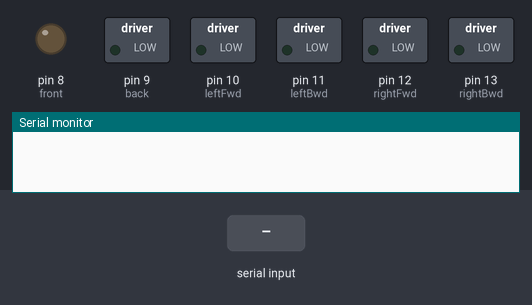
A sketch run on a simulated Arduino Uno, built with avr-gcc and run on an emulated ATmega328P. Parts: switched loads named in the sketch (green lamp = pin HIGH), output pins drawn as LEDs (lit = HIGH), the last lines printed to the serial monitor. Inputs (shaded band) come from the test bench.

Above: at 1.2 s.
1.3 s: "F" received over Serial
At 2.1 s:
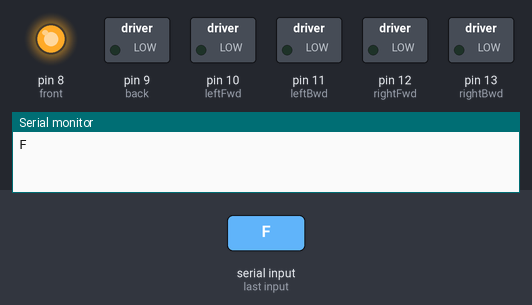
2.8 s: "B" received over Serial
At 3.2 s:
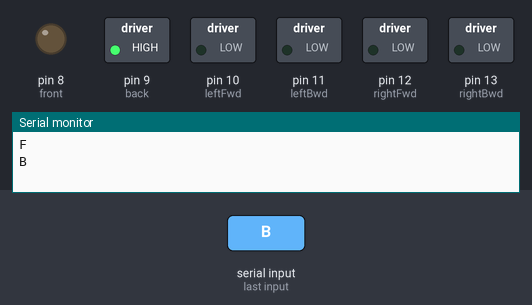
4.3 s: "I" received over Serial
At 5.5 s:
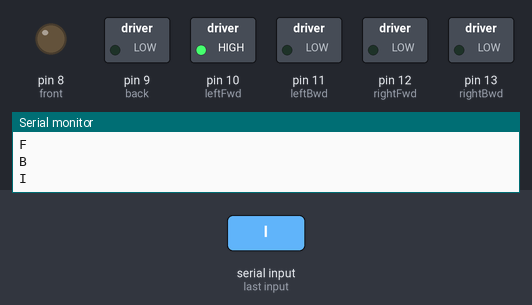
5.8 s: "J" received over Serial
At 6.7 s:
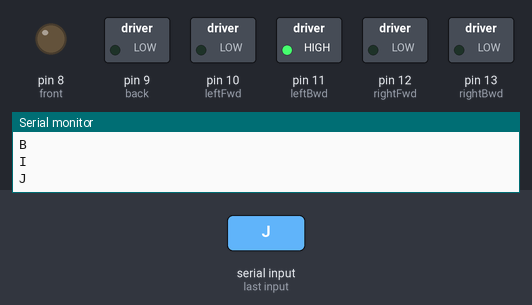
7.3 s: "G" received over Serial
At 7.8 s:
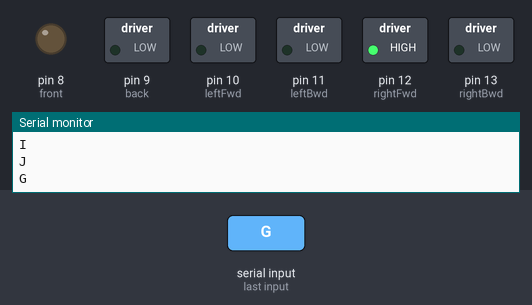
8.8 s: "H" received over Serial
At 10.2 s:
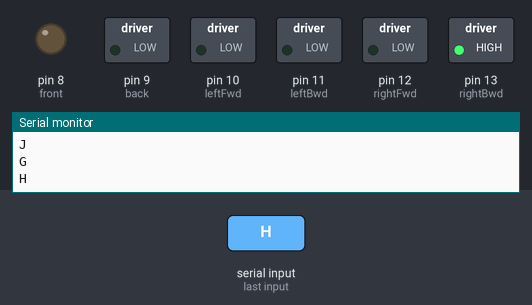
Timing chart, 0 to 11.3 s (numbered marks = the images above; inputs shaded):
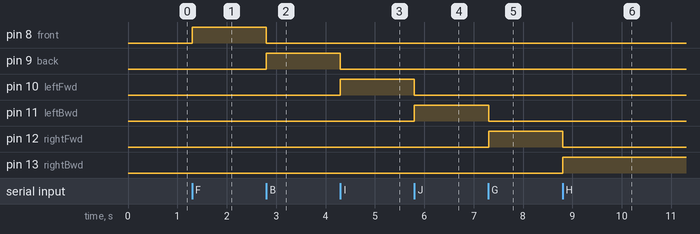

Measured:
- after the input at 1.3 s, pin 8 (front): LOW → HIGH at once
- after the input at 2.8 s, pin 8 (front): HIGH → LOW at once; pin 9 (back): LOW → HIGH at once
- after the input at 4.3 s, pin 9 (back): HIGH → LOW at once; pin 10 (leftFwd): LOW → HIGH at once
- after the input at 5.8 s, pin 10 (leftFwd): HIGH → LOW at once; pin 11 (leftBwd): LOW → HIGH at once
- after the input at 7.3 s, pin 11 (leftBwd): HIGH → LOW at once; pin 12 (rightFwd): LOW → HIGH at once
- after the input at 8.8 s, pin 12 (rightFwd): HIGH → LOW at once; pin 13 (rightBwd): LOW → HIGH at once

The sketch:

test.ino
```cpp
char val;

int leftFwd = 10;
int leftBwd = 11;
int rightFwd = 12;
int rightBwd = 13;
int front = 8;
int back = 9;
void setup() {
  // put your setup code here, to run once:
    Serial.begin(9600);
    //fixtures for motor driver
    pinMode(leftFwd, OUTPUT);
    pinMode(leftBwd, OUTPUT);
    pinMode(rightFwd, OUTPUT);
    pinMode(rightBwd, OUTPUT);
    pinMode(front, OUTPUT);
    pinMode(back, OUTPUT);
}

void loop() {
  // put your main code here, to run repeatedly:
    while (Serial.available() > 0)
    {
      val =Serial.read();
      Serial.println(val);
    }

    if (val == 'F') //Forward
    {
      //Serial.println(" Fwd");
      digitalWrite(front, HIGH);
      digitalWrite(back, LOW);
      digitalWrite(leftFwd, LOW);
      digitalWrite(leftBwd, LOW);
      digitalWrite(rightFwd, LOW);
      digitalWrite(rightBwd, LOW);
    }

    else if (val == 'B') //Backward
    {
      //Serial.println(" bwd");
      digitalWrite(front, LOW);
      digitalWrite(back, HIGH);
      digitalWrite(leftFwd, LOW);
      digitalWrite(leftBwd, LOW);
      digitalWrite(rightFwd, LOW);
      digitalWrite(rightBwd, LOW);
    }

     else if (val == 'I') //Forward Right
    {
      digitalWrite(front, LOW);
      digitalWrite(back, LOW);
      digitalWrite(leftFwd, HIGH);
      digitalWrite(leftBwd, LOW);
      digitalWrite(rightFwd, LOW);
      digitalWrite(rightBwd, LOW);
    }

    else if (val == 'J') //Backward Right
    {
      digitalWrite(front, LOW);
      digitalWrite(back, LOW);
      digitalWrite(leftFwd, LOW);
      digitalWrite(leftBwd, HIGH);
      digitalWrite(rightFwd, LOW);
      digitalWrite(rightBwd, LOW);
    }

    else if (val == 'G') //Forward Left
    {
      digitalWrite(front, LOW);
      digitalWrite(back, LOW);
      digitalWrite(leftFwd, LOW);
      digitalWrite(leftBwd, LOW);
      digitalWrite(rightFwd, HIGH);
      digitalWrite(rightBwd, LOW);
    }

    else if (val == 'H') //Backward Left
    {
      digitalWrite(front, LOW);
      digitalWrite(back, LOW);
      digitalWrite(leftFwd, LOW);
      digitalWrite(leftBwd, LOW);
      digitalWrite(rightFwd, LOW);
      digitalWrite(rightBwd, HIGH);
    }

    else if (val == 'L') //Left
    {
      digitalWrite(front, LOW);
      digitalWrite(back, LOW);
      digitalWrite(leftFwd, LOW);
      digitalWrite(leftBwd, LOW);
      digitalWrite(rightFwd, HIGH);
      digitalWrite(rightBwd, LOW);
    }

    else if (val == 'R') // Right
    {
      digitalWrite(front, LOW);
      digitalWrite(back, LOW);
      digitalWrite(leftFwd, HIGH);
      digitalWrite(leftBwd, LOW);
      digitalWrite(rightFwd, LOW);
      digitalWrite(rightBwd, LOW);
    }

    else if (val == 'S') //Stop
    {
      digitalWrite(front, LOW);
      digitalWrite(back, LOW);
      digitalWrite(leftFwd, LOW);
      digitalWrite(leftBwd, LOW);
      digitalWrite(rightFwd, LOW);
      digitalWrite(rightBwd, LOW);
    }
}
```
